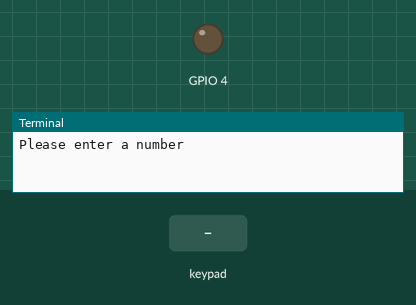
The program below on a simulated Raspberry Pi (BCM pin numbers). On the bench: output pins drawn as LEDs (lit = HIGH), the last lines printed to the terminal. Dashed ring = blinking. The inputs (shaded band) are chosen by the test bench. Pins used as bus, display or sensor lines are not drawn.

Above: at 1.2 s.
1.3 s: key '2' pressed
At 2.1 s:
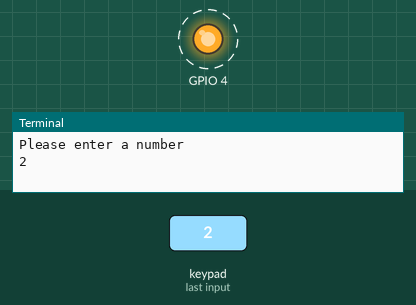
4.3 s: keypad keys 1 2 # pressed 0.4 s apart
At 5.2 s:
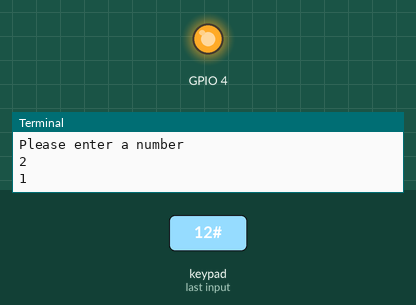
9.3 s: key '3' pressed
At 10.2 s:
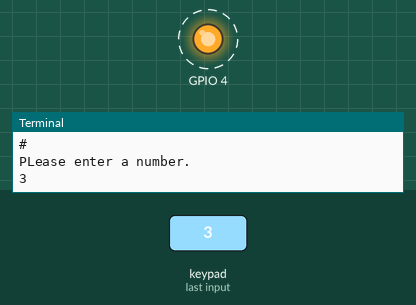
12.3 s: key '4' pressed
Timing chart, 0 to 17.8 s (numbered marks = the images above; inputs shaded):
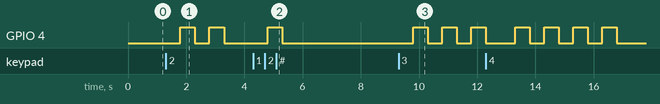

The program:

ledkeypad.py
```python
import RPi.GPIO as GPIO,time

GPIO.setmode(GPIO.BCM)
GPIO.setup(4, GPIO.OUT)

print ("Please enter a number")

MATRIX = [ [1,2,3],
	   [4,5,6],
	   [7,8,9],
	   ['*',0,'#'] ]

ROW = [7,11,13,15]
COL = [12,16,18]


for j in range(3):
	GPIO.setup(COL[j], GPIO.OUT)
	GPIO.output(COL[j], 1)

for i in range(4):
	GPIO.setup(ROW[i], GPIO.IN, pull_up_down = GPIO.PUD_UP)

try:
	while(True):
		for j in range(3):
			GPIO.output(COL[j],0)
			for i in range(4):
				if GPIO.input(ROW[i]) == 0:
					print (MATRIX[i][j])
					time.sleep(0.5)
					if type(MATRIX[i][j]) == int:
						for x in range(MATRIX[i][j]):
							GPIO.output(4, True)
							time.sleep(0.5)
							GPIO.output(4, False)
							time.sleep(0.5)
					else:
						print ("PLease enter a number.")
					while (GPIO.input(ROW[i]) == 0):
						pass
			GPIO.output(COL[j],1)

except KeyboardInterrupt:
	GPIO.cleanup()
```

Measured:
- after the input at 1.3 s, GPIO 4: alternates HIGH for 0.50 s and LOW for 0.50 s, starting after 0.50 s
- after the input at 4.3 s, GPIO 4: LOW → HIGH after 0.50 s, → LOW 0.50 s later
- after the input at 9.3 s, GPIO 4: alternates HIGH for 0.50 s and LOW for 0.50 s, starting after 0.50 s
